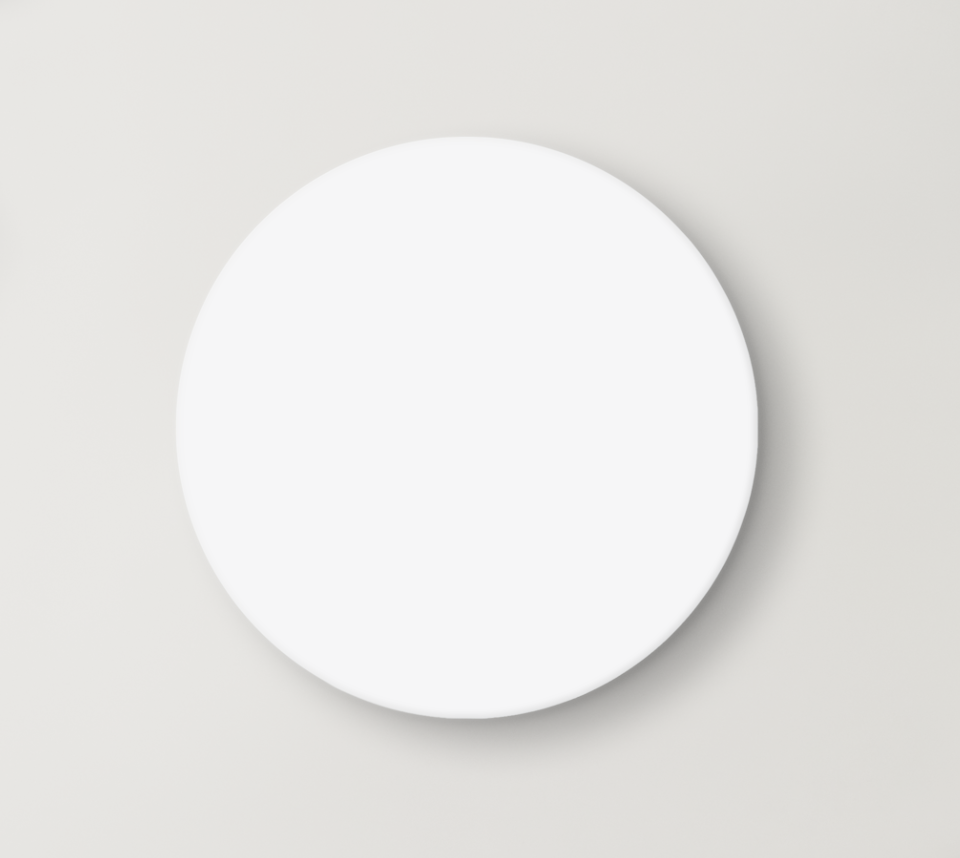
#> input picture scripts/store_uploader/templates/magnet/0_front.png, 960 x 858 px
$ python -i magnet_gallery.py   (imports and definitions only)
#> lines starting #> are read from the running program, lines starting #| are printed output that depends on the picture; after the words box and inside, x2 and y2 are one past the last pixel; in counts of white or black regions, pixels touching at a corner belong together
#!/usr/bin/env python3
"""
magnet_gallery.py — a drawing on the round magnet blank, the way the two live magnets look.

The blank in templates/magnet/ was derived from the photograph of the live Gaur magnet:
the disc wiped to its own paper, the studio shadow and the disc's edge shading kept. So a
new magnet sits in the same light as the two that are already on the shelf.

Layout, measured from the live pair: the park name in Josefin across the top of the disc,
the drawing centred under it, the whole print inside 80% of the disc so nothing runs to
the edge. The art is multiplied into the paper, not pasted, so the disc's shading survives.

  python3 magnet_gallery.py ART.png --name "Hemis" --out DIR
  python3 magnet_gallery.py 'folder/*.transparent.png' --names names.json --out DIR
  python3 magnet_gallery.py ART.png --shape square --out DIR    # a rounded square (24 Oct 2026); --shape rect is 3:2
"""
from __future__ import annotations
import argparse, glob, json, sys
from pathlib import Path
import numpy as np
from PIL import Image, ImageChops, ImageDraw, ImageFilter, ImageFont

HERE = Path(__file__).resolve().parent
TDIR = HERE / "templates" / "magnet"
FONT = HERE.parents[1] / "src" / "fonts" / "JosefinSans-Bold.ttf"
NAME_RGB = (214, 108, 46)     # the orange the live magnets use for the park name
TRACK = 0.115                 # letter-spacing as a fraction of the cap height: the store's label voice

# Proper one-word park names, the way the two live magnets already say "Pench" and "Gir".
PARKS = {
    "barasingha": "KANHA", "blackbuck": "VELAVADAR", "saltwater-crocodile": "RANGANATHITTU",
    "fishing-cat": "SUNDARBANS", "bengal-florican": "MANAS", "gaur": "PENCH",
    "asiatic-lion": "GIR", "gray-langur": "RANTHAMBORE", "peacock": "KEOLADEO",
    "indian-pitta": "TADOBA", "snow-leopard": "HEMIS", "raccoon": "",
    # 24 Oct 2026 additions: the park each render was COMPOSED for (Forge
    # brand/madhubani/animals.json), so the name on the magnet matches its habitat.
    "cheetah": "KGALAGADI", "secretary-bird": "TSAVO", "plains-zebra": "ETOSHA",
    "hippo": "CHOBE", "white-rhino": "KRUGER", "african-elephant": "AMBOSELI",
    "giraffe": "TARANGIRE", "lion": "SERENGETI", "grey-crowned-crane": "AKAGERA",
    "african-fish-eagle": "MURCHISON", "chinkara": "GIR", "sarus-crane": "KEOLADEO",
    "sloth-bear": "BANDHAVGARH", "red-panda": "NAMDAPHA", "indian-pangolin": "TADOBA",
    "indian-giant-squirrel": "ANAMALAI", "indian-skimmer": "KUTCH",
    "golden-langur": "MANAS",   # 24 Oct 2026 evening (Forge animals.json: manas, Assam)
}


# ── the blank, rebuilt at any size ──────────────────────────────────────────────
# Measured off the live Gaur magnet photograph (960x858, disc r=290 at 466,427):
#   wall 230 top-left falling to 220 bottom-right; light from the upper-left, so the
#   upper-left arc casts nothing and the right arc drops to 145 right at the edge and
#   recovers to the wall about 0.31r away. The disc's paper is 246,246,247.
# It is drawn, not upscaled, so a 3600 px magnet is genuinely 3600 px — no AI, no mush.
WALL = ((230, 229, 227), (221, 219, 216), (230, 229, 226), (220, 218, 214))   # TL TR BL BR
PAPER = (246, 246, 247)
SHADOW = {"dx": 0.085, "dy": 0.055, "blur": 0.098, "strength": 0.40}          # in units of r


# [19 lines left out: function plate, not called in this run]


def key_background(im: Image.Image, tol: int = 30) -> Image.Image:
#> called with tol = 30
    im = im.convert("RGBA")
    al = np.asarray(im.split()[-1])
#> al: shape (858, 960); every value is 255
    # "transparent" files are not always transparent: some carry a cream card with a few
    # stray soft pixels, so min(alpha) alone says opaque when it is not. Key the card
    # whenever almost nothing is actually cut out.
    # Decide by the corners: a cut-out file has transparent corners. A file that is 2%
    # transparent somewhere but still sits on an opaque card (the gaur) was skipped by
    # the old whole-image test and plated with its card (24 Oct 2026).
    h_, w_ = al.shape
#> h_ = 858; w_ = 960
    if max(al[2, 2], al[2, w_ - 3], al[h_ - 3, 2], al[h_ - 3, w_ - 3]) < 16:
        # Transparent corners — but an opaque card can sit INSIDE a transparent margin
        # (the gaur). Look at the corners of what is left after trimming; if they are
        # opaque, key that card the same way.
        bb = im.split()[-1].point(lambda v: 255 if v >= 16 else 0).getbbox()
        if not bb:
            return im
        inner = im.crop(bb)
        ia = np.asarray(inner.split()[-1]); ih, iw = ia.shape
        if min(ia[2, 2], ia[2, iw - 3], ia[ih - 3, 2], ia[ih - 3, iw - 3]) < 200:
            return im
        flat = Image.new("RGBA", inner.size); flat.paste(inner.convert("RGB"))
        keyed = key_background(flat.convert("RGB"), tol)
        out = Image.new("RGBA", im.size, (0, 0, 0, 0)); out.paste(keyed, bb[:2])
        return out
    rgb = np.asarray(im.convert("RGB")).astype(np.int16); H, W = rgb.shape[:2]
#> after `H, W = rgb.shape[:2]`: H = 858; W = 960
    # The card's colour is the commonest colour round the border, not the median of the
    # four corners: a ground band that runs off the bottom (the gaur) put two of four
    # corners in red, the median landed between white and red, and nothing was keyed.
    border = np.concatenate([rgb[2, :], rgb[H - 3, :], rgb[:, 2], rgb[:, W - 3]])
    q = (border // 8).astype(np.int32)
    keys, counts = np.unique(q[:, 0] * 1024 + q[:, 1] * 32 + q[:, 2], return_counts=True)
#> keys = [28538, 28539, 29563, 29595, 29596, 30620, 30652]; counts = [325, 878, 269, 536, 905, 490, 233]
    top = keys[counts.argmax()]
#> top = 29596
    corner = np.median(border[(q[:, 0] * 1024 + q[:, 1] * 32 + q[:, 2]) == top], axis=0)
#> corner = [230, 228, 225]
    near = np.abs(rgb - corner).max(axis=2) <= tol
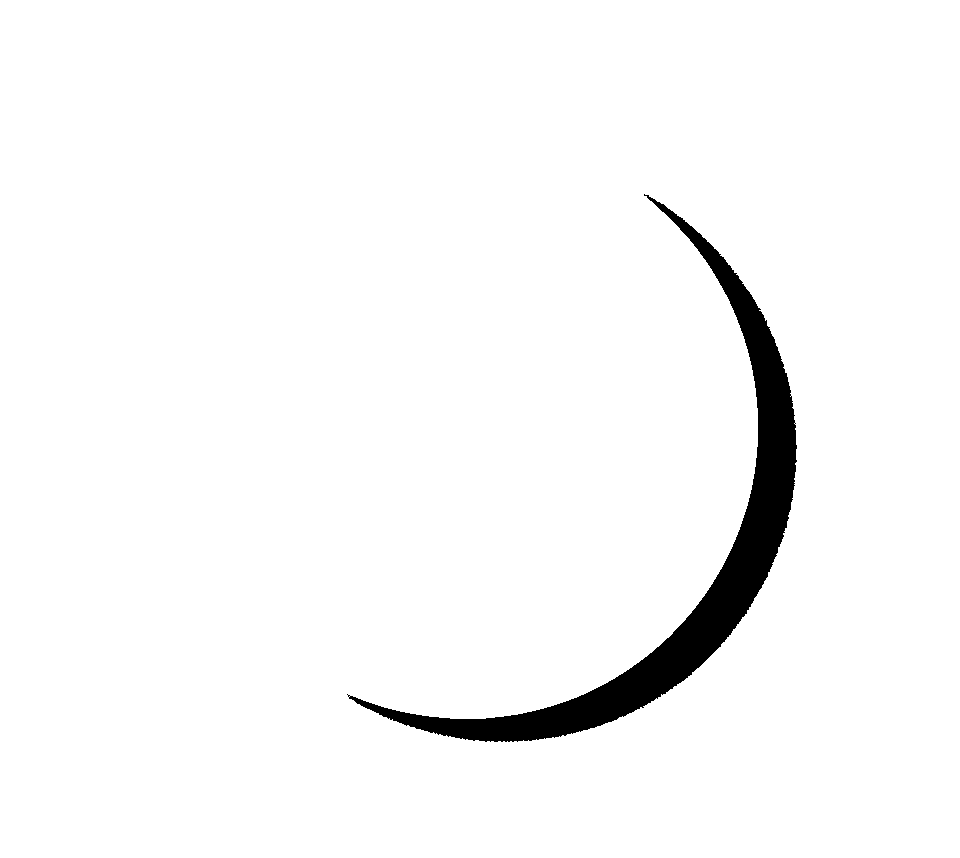
#> near: shape (858, 960) bool; 96.9% white; 1 black region, box (x1, y1, x2, y2) and area: (347, 194, 797, 742) 25800
    small = im.convert("RGB").resize((512, int(512 * H / W)), Image.BILINEAR)
    for pt in ((1, 1), (small.width - 2, 1), (1, small.height - 2), (small.width - 2, small.height - 2)):
        ImageDraw.floodfill(small, pt, (255, 0, 255), thresh=tol)
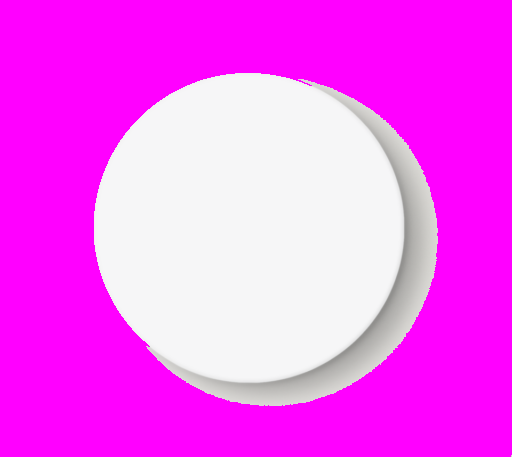
#> small: PIL image 512x457 RGB; mean R, G, B 248.4, 90.8, 248.4
    sm = np.asarray(small)
    reach = (sm[..., 0] > 200) & (sm[..., 1] < 60) & (sm[..., 2] > 200)
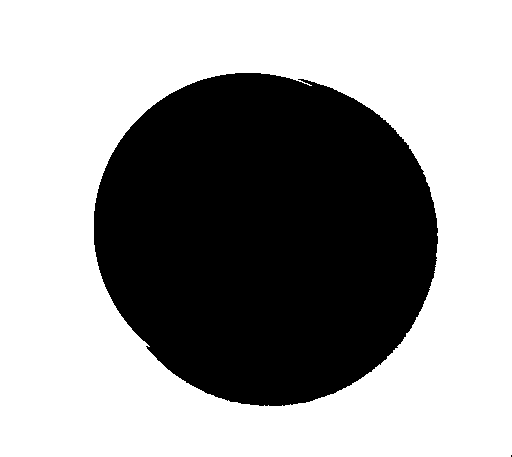
#> reach: shape (457, 512) bool; 61.8% white; 2 black regions (1 under 20 px), largest, box (x1, y1, x2, y2) and area: (94, 73, 438, 406) 89461
    reach = np.asarray(Image.fromarray(reach.astype(np.uint8) * 255).resize((W, H), Image.BILINEAR)) > 64
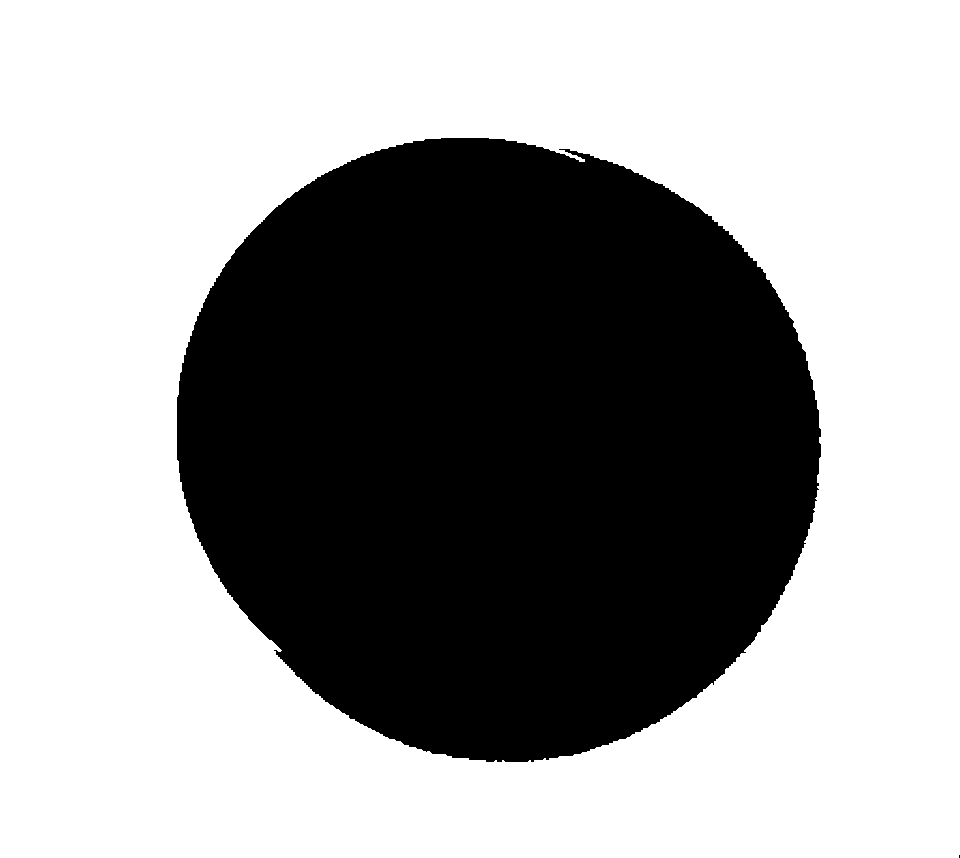
#> reach: shape (858, 960) bool; 61.9% white; 2 black regions (1 under 20 px), largest, box (x1, y1, x2, y2) and area: (177, 138, 821, 762) 313853
    im.putalpha(Image.fromarray(np.where(near & reach, 0, 255).astype(np.uint8)).filter(ImageFilter.MinFilter(3)))
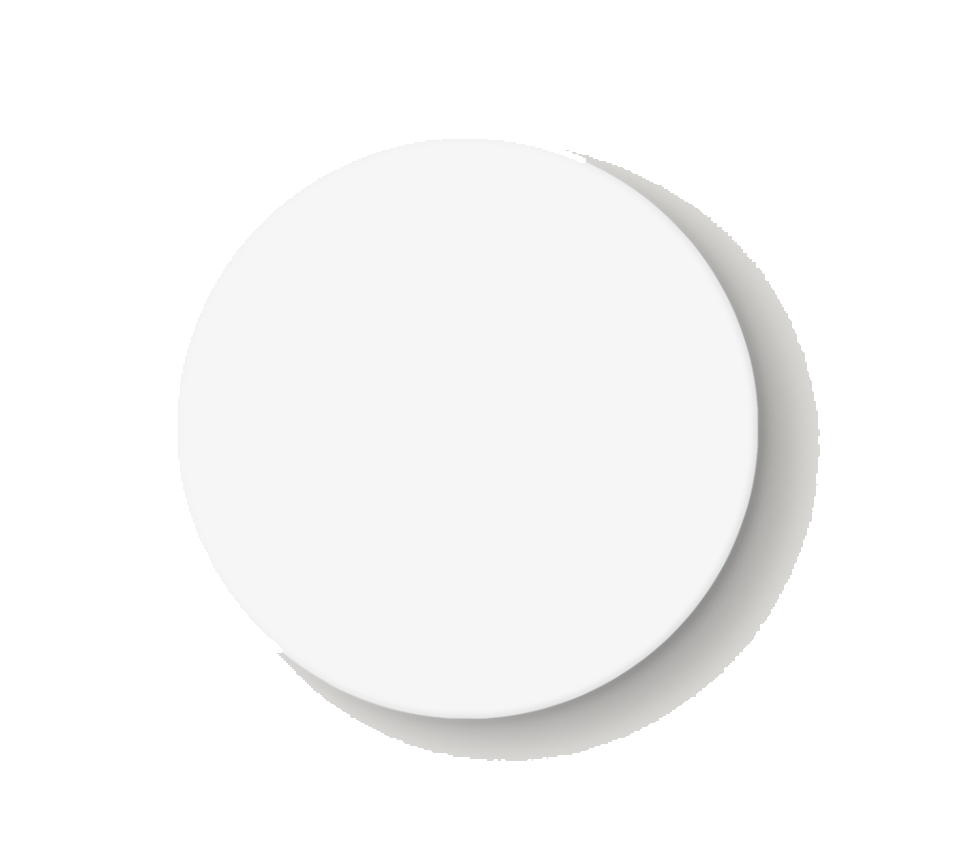
#> im: PIL image 960x858 RGBA; mean R, G, B, A 231.1, 230.1, 228.2, 96.3; transparent parts drawn white
    return im


def trim(im: Image.Image) -> Image.Image:
    bb = im.split()[-1].getbbox()
    return im.crop(bb) if bb else im


# [81 lines left out: functions render, render_bleed, not called in this run]


def is_scene(art_path: Path, thresh: float = 0.45) -> bool:
    """A render whose drawing covers most of the frame after keying is a scene, not a
    figure on white: it goes full-bleed."""
    al = np.asarray(key_background(Image.open(art_path)).split()[-1]) > 10
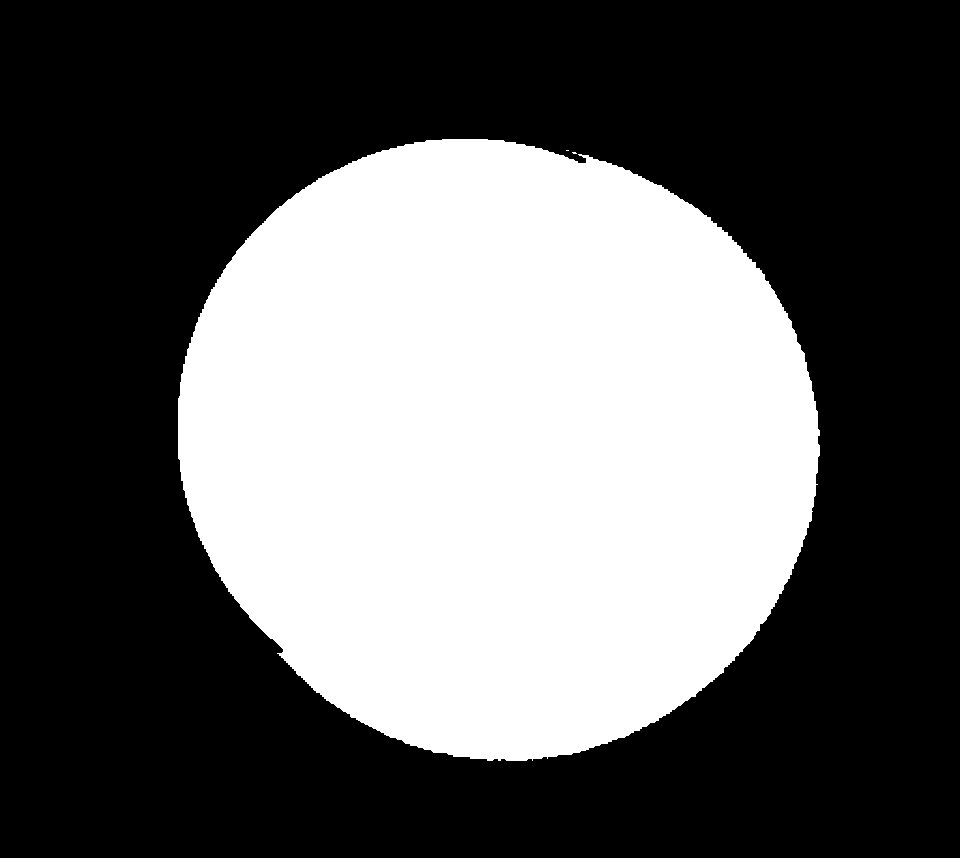
#> al: shape (858, 960) bool; 37.8% white; 3 white regions (2 under 20 px), largest, box (x1, y1, x2, y2) and area: (178, 139, 820, 761) 311179
    if al.mean() > thresh:
        return True
    ys, xs = np.where(al)
    if len(ys) == 0:
        return False
    y0, y1 = ys.min(), ys.max()
#> y0 = 139; y1 = 760
    # a painted water or ground band is a wide unbroken opaque row; a figure never is
    band = al[y0 + int((y1 - y0) * 0.6):y1 + 1]
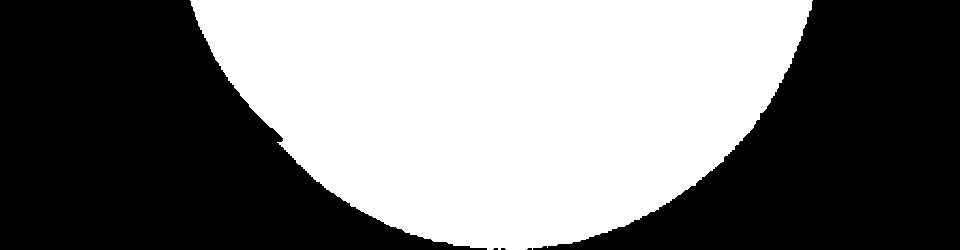
#> band: shape (250, 960) bool; 47.2% white; 1 white region, box (x1, y1, x2, y2) and area: (190, 0, 813, 250) 113349
    runs = 0
    for row in band[::4]:
        d = np.diff(np.concatenate([[0], row.astype(np.int8), [0]]))
        starts, ends = np.where(d == 1)[0], np.where(d == -1)[0]
        if len(starts):
            runs = max(runs, int((ends - starts).max()))
#> this loop made 63 passes
#> (starts, ends) on passes 1 to 12: ([190], [813]), ([191], [812]), ([193], [812]), ([195], [809]), ([195], [809]), ([197], [807]), ([198], [806]), ([200], [804]), ([202], [803]), ([204], [801]), ([206], [801]), ([208], [799])
    return runs > 0.42 * al.shape[1]


# [32 lines left out: function diecut, not called in this run]


# ── the rectangle (24 Oct 2026) ────────────────────────────────────────────────
# The same plate as the disc — wall, light from the upper-left, cast shadow, paper —
# on a 3:2 card with rounded corners. A tall drawing (a secretary bird) gets the
# card on its end. Sizes are in units of s, half the card's short side, the way the
# disc's are in units of r.
RECT_RATIO = 1.5
RECT_RADIUS = 0.12          # corner radius, in units of s


# [116 lines left out: functions rect_box, rect_mask, rect_plate, _name_row, ring_clip, render_rect, not called in this run]


# ── the badge layout (24 Oct 2026, Rohan: "names … KEEP them outside", "TOO hugging
# borders. Space out gracefully") ─────────────────────────────────────────────────
# One rule for every magnet: the name lives on the paper, never on the artwork — on an
# arc along the top rim of a disc, straight across the top of a square — and the
# drawing is fitted by its actual inked pixels into a safe zone well inside the edge.
SAFE_ROUND = 0.70           # no ink beyond 70% of the disc's radius
NAME_ARC = 0.835            # the name's baseline circle, in units of r
SAFE_SQUARE = 0.16          # margin on every side of a square, in units of the half-side


# [149 lines left out: functions _ink_points, _prep_art, _arc_name, badge_face, render_badge, main, not called in this run]


# [2 lines not run here, left out]

>>> result = is_scene('templates/magnet/0_front.png')
#> result = True
